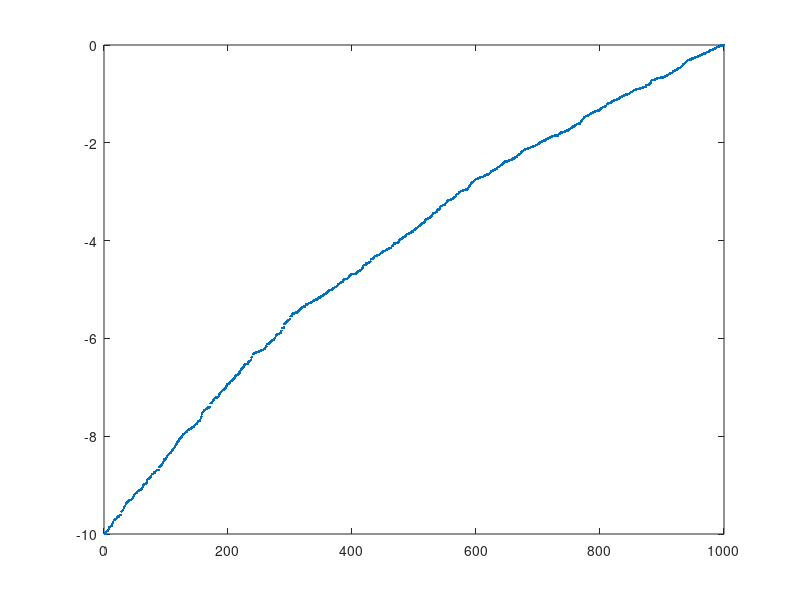

The MATLAB source for this figure:


A = 0.9999;
lambda = 0.1;
T = -10;

B = (1-A)/(1-exp(lambda*T));
C = (A-exp(lambda*T))/(1-exp(lambda*T));

f = @(x) (1-A)*x+A;
t = @(x) (log(f(x)-C) - log(B))/lambda;
plot(sort(t(rand(1000,1))),'.')